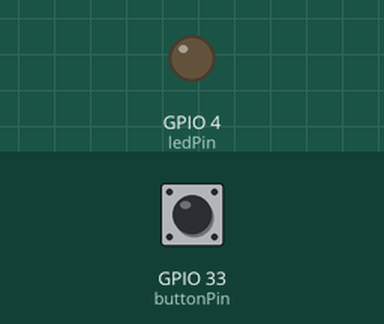
The sketch below on a simulated ESP32. Shown: output pins drawn as LEDs (lit = HIGH). The test bench sets the inputs (shaded band); at power-on: GPIO 33 (buttonPin) HIGH.

Above: at 1.2 s.
1.3 s: GPIO 33 (buttonPin) pulled LOW for 0.15 s
At 1.37 s:
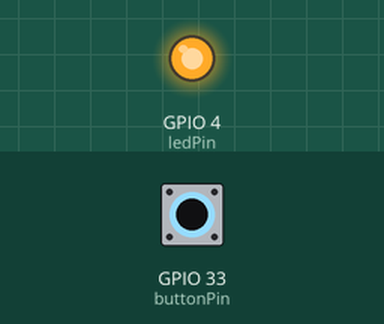
2.9 s: GPIO 33 (buttonPin) pulled LOW for 3.2 s
At 7.5 s:
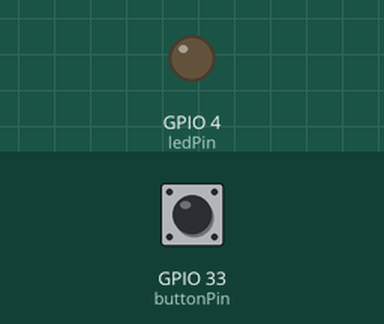
Timing chart, 0 to 9.0 s (numbered marks = the images above; inputs shaded):
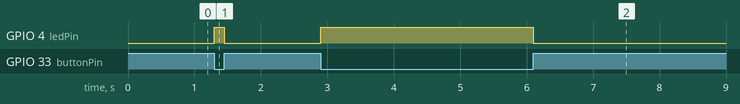

Measured:
- after the input at 1.3 s, GPIO 4 (ledPin): LOW → HIGH at once, → LOW 0.15 s later
- after the input at 2.9 s, GPIO 4 (ledPin): LOW → HIGH at once, → LOW 3.2 s later

The sketch:

3-3.ino
```cpp
const int buttonPin = 33 ; // 버튼 핀의 번호
const int ledPin = 4 ; // LED 핀 번호
int buttonState = 0 ; // 버튼 상태를 읽기 위한 변수

void setup (){
 // LED 핀을 출력으로 초기화
 pinMode (ledPin, OUTPUT );
 // 푸시버튼 핀을 입력으로 초기화
 pinMode (buttonPin, INPUT );
}

void loop (){
 // 버튼의 상태를 읽습니다.
 buttonState = digitalRead (buttonPin );
 // 버튼이 눌렸는지 확인합니다. 그렇다면 buttonState는 LOW입니다.
 if (buttonState == LOW ){
 // LED 켜기
 digitalWrite (ledPin, HIGH );
 }else {
 // LED 끄기
 digitalWrite (ledPin, LOW );
 }
}
```
